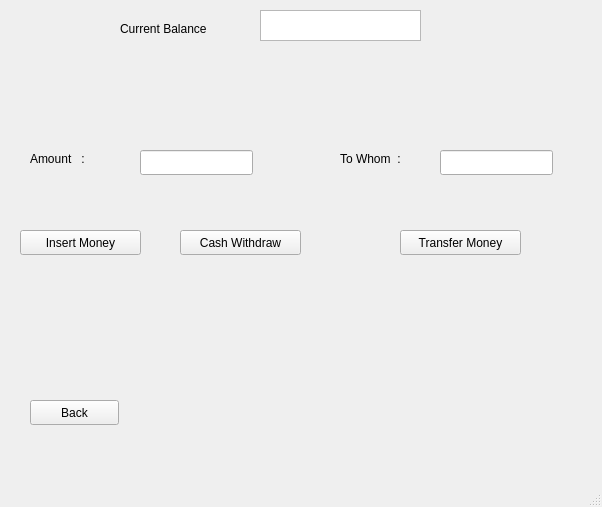
<?xml version="1.0" encoding="UTF-8"?>
<ui version="4.0">
 <class>MainWindow</class>
 <widget class="QMainWindow" name="MainWindow">
  <property name="geometry">
   <rect>
    <x>0</x>
    <y>0</y>
    <width>602</width>
    <height>507</height>
   </rect>
  </property>
  <property name="windowTitle">
   <string>user_transations_window</string>
  </property>
  <widget class="QWidget" name="centralwidget">
   <widget class="QLabel" name="label">
    <property name="geometry">
     <rect>
      <x>30</x>
      <y>150</y>
      <width>121</width>
      <height>17</height>
     </rect>
    </property>
    <property name="text">
     <string>Amount   :</string>
    </property>
   </widget>
   <widget class="QLineEdit" name="lineEdit_amount">
    <property name="geometry">
     <rect>
      <x>140</x>
      <y>150</y>
      <width>113</width>
      <height>25</height>
     </rect>
    </property>
   </widget>
   <widget class="QLabel" name="label_2">
    <property name="geometry">
     <rect>
      <x>120</x>
      <y>20</y>
      <width>121</width>
      <height>17</height>
     </rect>
    </property>
    <property name="text">
     <string>Current Balance</string>
    </property>
   </widget>
   <widget class="QLabel" name="label_updated_balance">
    <property name="geometry">
     <rect>
      <x>170</x>
      <y>80</y>
      <width>301</width>
      <height>41</height>
     </rect>
    </property>
    <property name="text">
     <string/>
    </property>
   </widget>
   <widget class="QPushButton" name="pushButton_back">
    <property name="geometry">
     <rect>
      <x>30</x>
      <y>400</y>
      <width>89</width>
      <height>25</height>
     </rect>
    </property>
    <property name="text">
     <string>Back</string>
    </property>
   </widget>
   <widget class="QTextBrowser" name="textBrowser_current_balance">
    <property name="geometry">
     <rect>
      <x>260</x>
      <y>10</y>
      <width>161</width>
      <height>31</height>
     </rect>
    </property>
   </widget>
   <widget class="QPushButton" name="pushButton_insert_money">
    <property name="geometry">
     <rect>
      <x>20</x>
      <y>230</y>
      <width>121</width>
      <height>25</height>
     </rect>
    </property>
    <property name="text">
     <string>Insert Money</string>
    </property>
   </widget>
   <widget class="QPushButton" name="pushButton_cash_withdraw">
    <property name="geometry">
     <rect>
      <x>180</x>
      <y>230</y>
      <width>121</width>
      <height>25</height>
     </rect>
    </property>
    <property name="text">
     <string>Cash Withdraw</string>
    </property>
   </widget>
   <widget class="QPushButton" name="pushButton_transfer_money">
    <property name="geometry">
     <rect>
      <x>400</x>
      <y>230</y>
      <width>121</width>
      <height>25</height>
     </rect>
    </property>
    <property name="text">
     <string>Transfer Money</string>
    </property>
   </widget>
   <widget class="QLabel" name="label_3">
    <property name="geometry">
     <rect>
      <x>340</x>
      <y>150</y>
      <width>121</width>
      <height>17</height>
     </rect>
    </property>
    <property name="text">
     <string>To Whom  :</string>
    </property>
   </widget>
   <widget class="QLineEdit" name="lineEdit_transfer_account">
    <property name="geometry">
     <rect>
      <x>440</x>
      <y>150</y>
      <width>113</width>
      <height>25</height>
     </rect>
    </property>
   </widget>
  </widget>
  <widget class="QMenuBar" name="menubar">
   <property name="geometry">
    <rect>
     <x>0</x>
     <y>0</y>
     <width>602</width>
     <height>23</height>
    </rect>
   </property>
  </widget>
  <widget class="QStatusBar" name="statusbar"/>
 </widget>
 <resources/>
 <connections/>
</ui>
